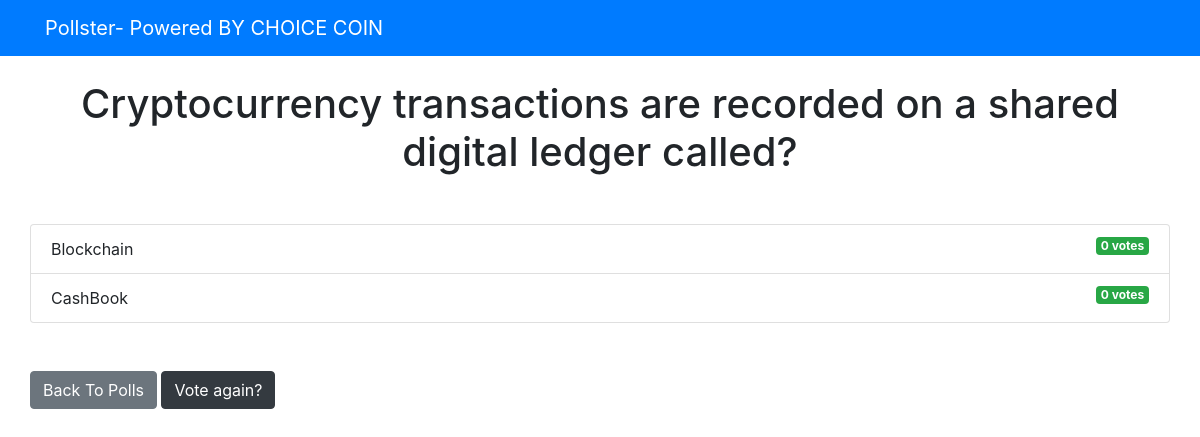
The app's page /polls/2/results/ with its own data.
### polls/models.py (models this page shows, shortened)
class Question(models.Model):
    question_text = models.CharField(max_length = 200)
    pub_date = models.DateTimeField('date published')

class Choice(models.Model):
    question = models.ForeignKey(Question, on_delete = models.CASCADE)
    choice_text = models.CharField(max_length = 200)
    votes = models.IntegerField(default = 0)

### polls/views.py (the view)
# urls.py: path('<int:question_id>/results/', views.results, name ='results'),
def results(request, question_id):
    question = get_object_or_404(Question, pk = question_id)
    return render(request, 'polls/results.html', {'question': question})

### templates/polls/results.html
{% extends 'base.html' %}
{% block content %}
<h1 class ="mb-5 text-center">{{ question.question_text }}</h1>
<ul class ="list-group mb-5">
    {% for choice in question.choice_set.all %}
    <li class ="list-group-item">
        {{ choice.choice_text }} <span class ="badge badge-success float-right">{{ choice.votes }}
            vote{{ choice.votes | pluralize }}</span>
    </li>
    {% endfor %}
</ul>
<a class ="btn btn-secondary" href ="{% url 'polls:index' %}">Back To Polls</a>
<a class ="btn btn-dark" href ="{% url 'polls:detail' question.id %}">Vote again?</a>
{% endblock %}

### records on screen
Question: question_text "Cryptocurrency transactions are recorded on a shared digital ledger called?"
Choice: choice_text "Blockchain", votes "0", votes|pluralize "s"
Choice: choice_text "CashBook", votes "0", votes|pluralize "s"
